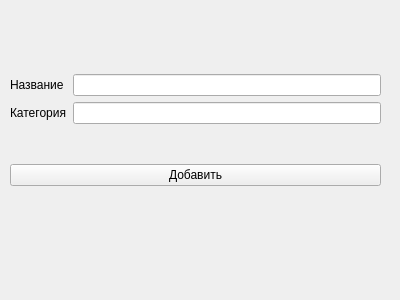
<?xml version="1.0" encoding="UTF-8"?>
<ui version="4.0">
 <class>AddDialog</class>
 <widget class="QWidget" name="AddDialog">
  <property name="geometry">
   <rect>
    <x>0</x>
    <y>0</y>
    <width>400</width>
    <height>300</height>
   </rect>
  </property>
  <property name="windowTitle">
   <string>Form</string>
  </property>
  <widget class="QWidget" name="layoutWidget">
   <property name="geometry">
    <rect>
     <x>10</x>
     <y>40</y>
     <width>371</width>
     <height>181</height>
    </rect>
   </property>
   <layout class="QVBoxLayout" name="verticalLayout">
    <item>
     <layout class="QGridLayout" name="gridLayout">
      <item row="0" column="0">
       <widget class="QLabel" name="label">
        <property name="text">
         <string>Название</string>
        </property>
       </widget>
      </item>
      <item row="0" column="1">
       <widget class="QLineEdit" name="nameInput"/>
      </item>
      <item row="1" column="0">
       <widget class="QLabel" name="label_2">
        <property name="text">
         <string>Категория</string>
        </property>
       </widget>
      </item>
      <item row="1" column="1">
       <widget class="QLineEdit" name="categoryInput"/>
      </item>
     </layout>
    </item>
    <item>
     <widget class="QPushButton" name="addButton">
      <property name="text">
       <string>Добавить</string>
      </property>
     </widget>
    </item>
   </layout>
  </widget>
 </widget>
 <resources/>
 <connections/>
</ui>
